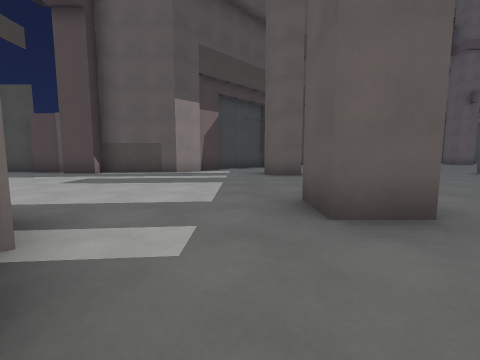
View 1 (above)

16 first-person views from a walk through a level from a Godot 3-D game. The camera is 1.2 m above the floor, tilts 6° down and sees 90° across. The floor is counted in squares, 2 m on a side. Each view is taken from the middle of a square. On the plan, view 1 faces up. The plan holds only what a view shows up to about 9 squares ahead; the rest is blank.

View 2
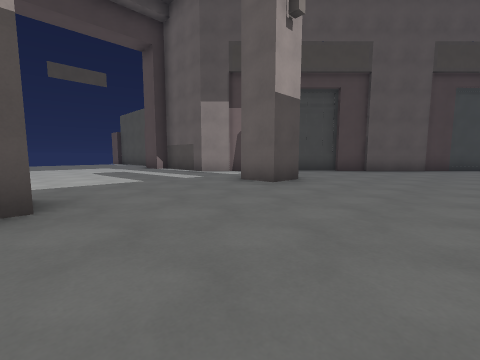

View 3
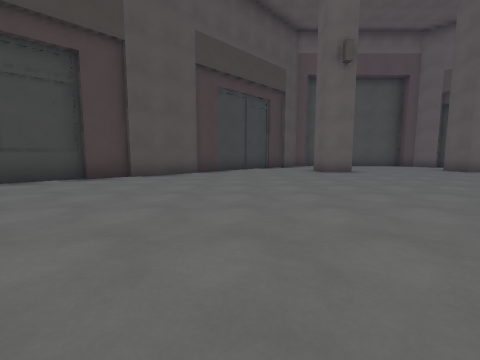

View 4
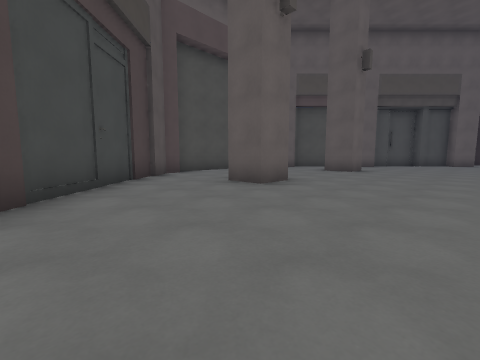

View 5
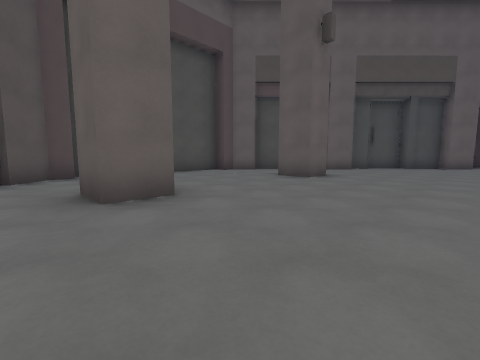

View 6
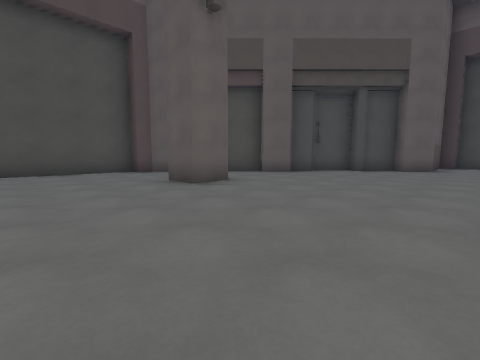

View 7
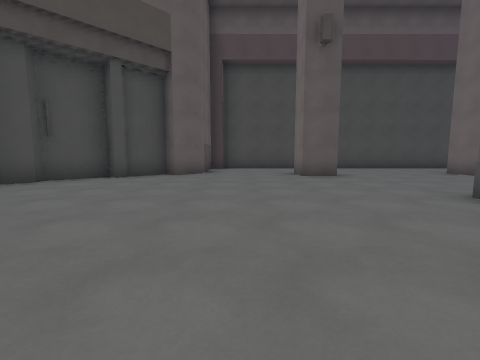

View 8
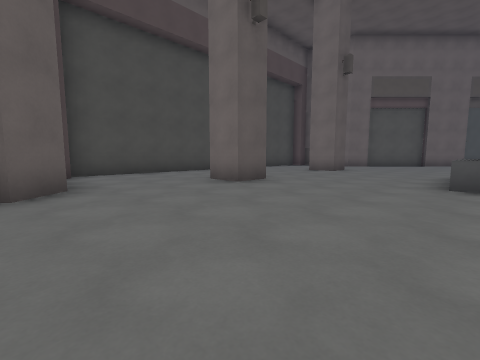

View 9
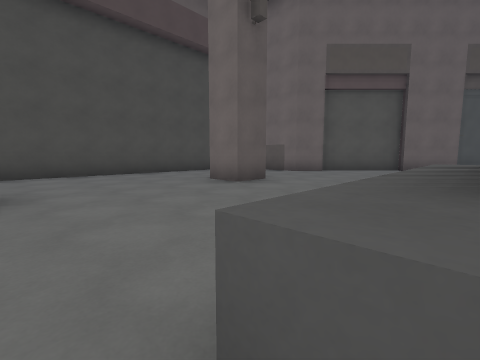

View 10
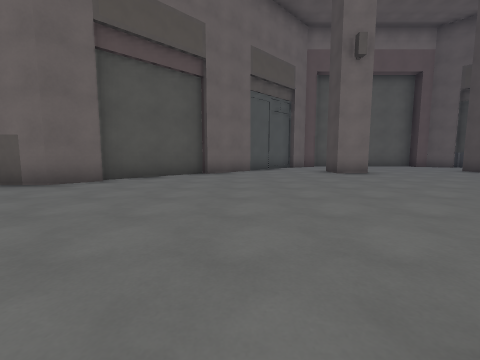

View 11
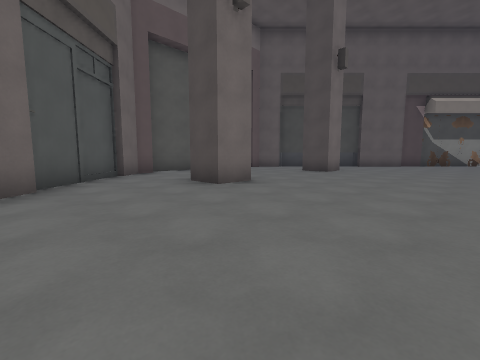

View 12
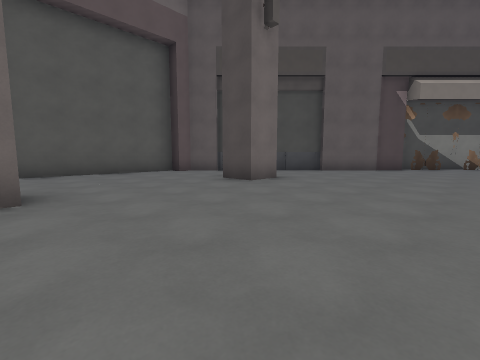

View 13
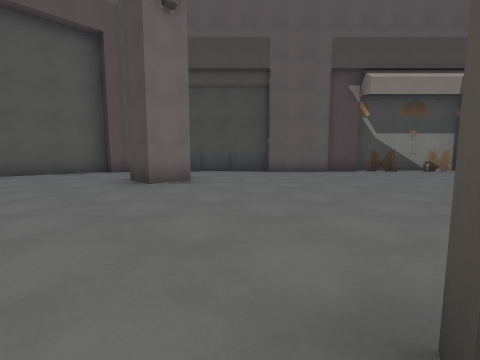

View 14
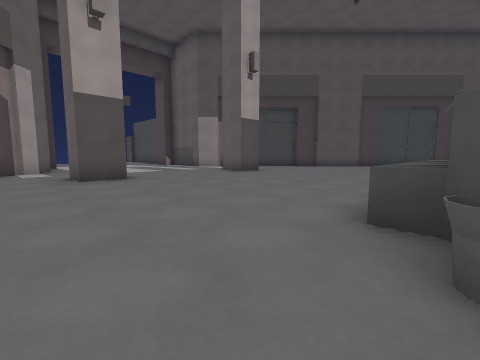

View 15
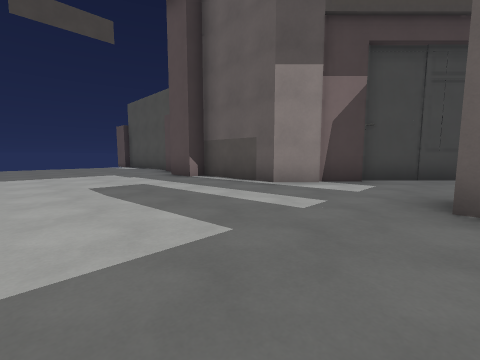

View 16
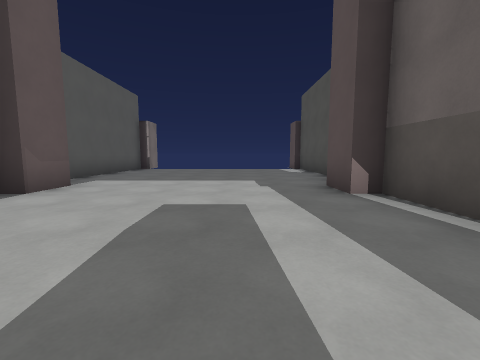

### Floor plan
Key: @ floor where view 1 was taken; # wall or solid block; . floor; ^ raised ledge.
Columns run from 10 left of view 1 to 24 right of it. Each row starts with its distance up from view 1.
 19                  ########
 18                 ##......#
 17                ##........ ##
 16               ##......... .#
 15              ##...#....#...###
 14             ##...............##
 13            ##.................#
 12           ##..................###
 11          ##.......................#
 10         ##........................#
  9 #########..........     ..........#
  8 .....#.....#......#      .....#...#
  7 ..................#       ........#
  6 ..................#       ^.......#
  5 ..................#       #.......#
  4 ..................#       ^.......#
  3 ...........#......#      .....#...#
  2 ....##  #..........      .........#
  1         ##..........#.  ........
  0          #@.....................
 -1          ##....................##
 -2           ##..................##
 -3            ###...............##
 -4              ##...#....#....##
 -5               #............##
 -6               ##. ........##
 -7                ## .......##
 -8                   #.....##
 -9                   #######

Where each view was taken, in squares from view 1:
view 1: 0 up, 0 right, facing up
view 2: 3 up, 5 right, facing up-left
view 3: 6 up, 5 right, facing up
view 4: 11 up, 4 right, facing up-right
view 5: 11 up, 7 right, facing up-right
view 6: 10 up, 10 right, facing up-right
view 7: 10 up, 13 right, facing right
view 8: 12 up, 16 right, facing down-right
view 9: 7 up, 16 right, facing down-right
view 10: 4 up, 17 right, facing down
view 11: 0 up, 17 right, facing down-left
view 12: 0 up, 13 right, facing down-left
view 13: 1 up, 11 right, facing down-left
view 14: 1 up, 8 right, facing up-left
view 15: 4 up, 1 right, facing up-left
view 16: 6 up, 1 left, facing left
